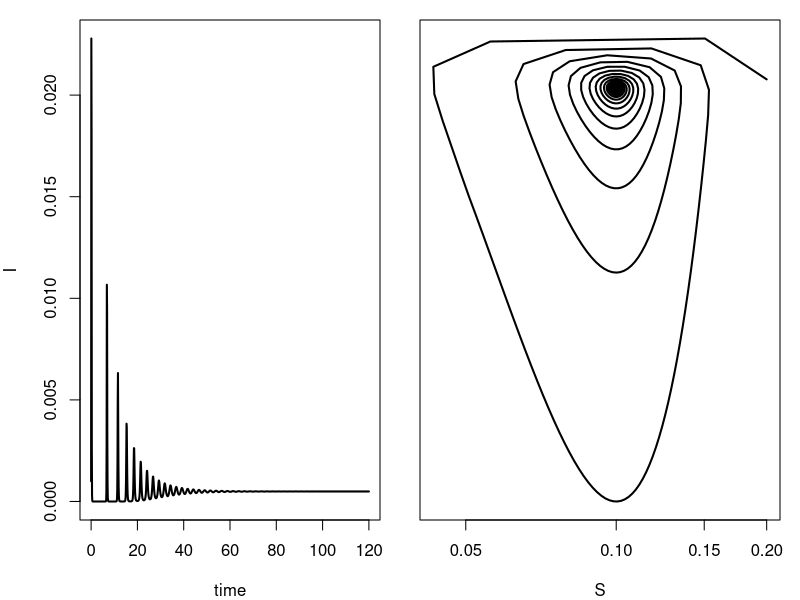
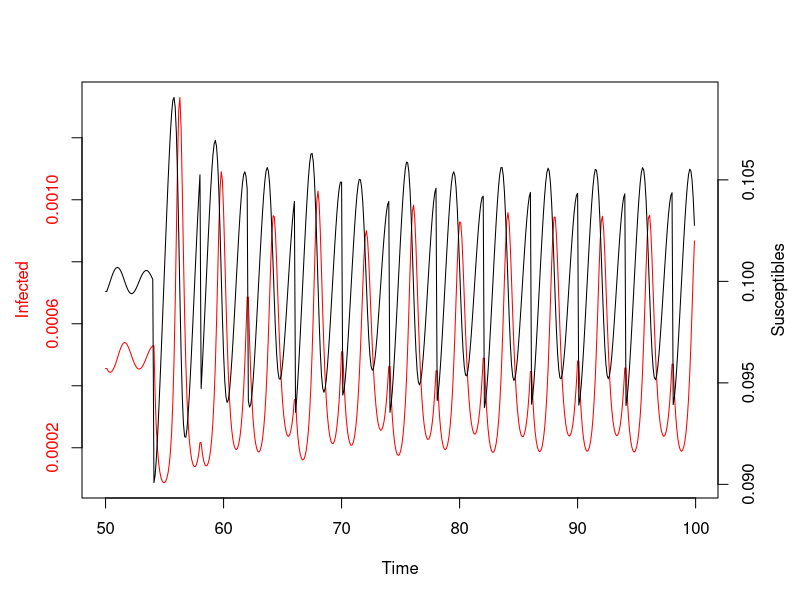
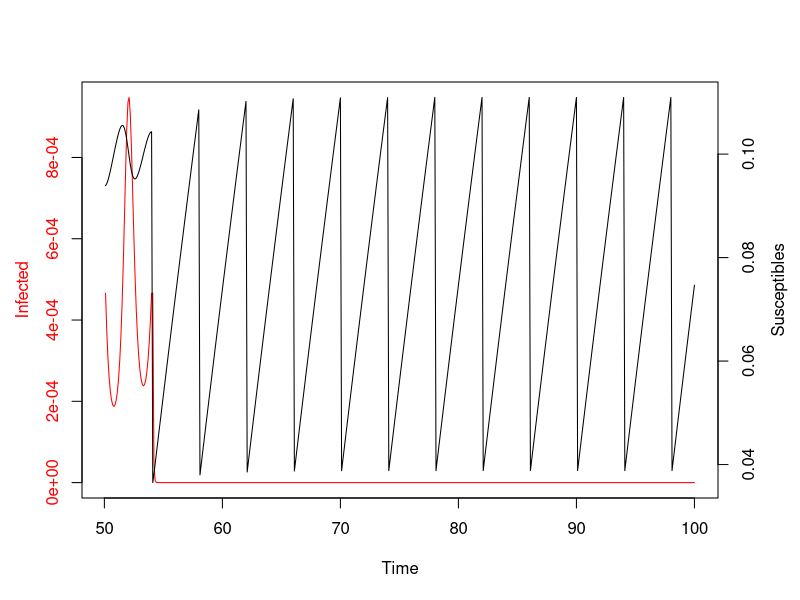

Source code (R) for these figures, in order: (Note: this script raises an error after producing the figures.)
### R code from vignette source 'pulsed-vaccination.rnw'

require(deSolve)                          #deSolve library needed for this computing session

sir.model.open <- function (t, x, params) {    #here we begin a function with three arguments
  S <- x[1]                               #create local variable S, the first element of x
  I <- x[2]                               #create local variable I
  R <- x[3]                               #create local variable R
  with(                                   #we can simplify code using "with"
       as.list(params),                   #this argument to "with" lets us use the variable names
       {                                  #the system of rate equations
         dS <- mu*(S+I+R) - beta*S*I - mu*S
         dI <- beta*S*I - gamma*I - mu*I
         dR <- gamma*I - mu*R
         dx <- c(dS,dI,dR)                #combine results into a single vector dx
         list(dx)                         #return result as a list
       }
       )
}

R0 <- 10
N <-  1					                       #population size
mu <- 0.02                             #per capita birth/death rate
gamma <- 365/10  			                 #recovery rate (in years)
beta <- R0*(gamma+mu)/N 	             #transmission rate
xstart <- c(S=0.2, I=0.001, R=1-0.2-0.001)	 #initial conditions, must sum to one
Tmax <- 120                            #integrate for 200 years after transients
params <- c(beta=beta, gamma=gamma, mu=mu)  #parameter vector
tau <- 0.1                             #size of time step
times <- seq(0, Tmax, by=tau)          #function seq returns a sequence

out <- ode(xstart,times,sir.model.open,params, method='ode45', rtol=1e-7)  

op <- par(fig=c(0,0.5,0,1),mar=c(4,4,1,1))                      #set graphical parameters
plot(I~time,data=out, type='l', lwd=2)                          #plot the I variable against time
par(fig=c(0.5,1,0,1),mar=c(4,1,1,1),new=T)                      #re-set graphical parameters
plot(I~S,data=out,log='xy',yaxt='n',xlab='S', type='l', lwd=2)  #plot phase portrait
par(op)                                                         #re-set graphical parameters

xstart <- out[which(out[,1]==50),2:4] # start pulsed vaccination strategies once initial system reached equilibrium

pv <- 0.1                     # fraction of susceptibles vaccinated
Tv <- 4                       # number of years between pulses
vacc.events <- floor(Tmax/Tv) # number of pulses in Tmax years

data <- data.frame(S=out[which(out[,1]==50),2],
                   I=out[which(out[,1]==50),3],
                   R=out[which(out[,1]==50),4])

for(i in 1:vacc.events){
  out <- ode(xstart, seq(tau, Tv, by=tau), sir.model.open, params, method='ode45', rtol=1e-7)
  xstart <- out[dim(out)[1],2:4]        # reset initial condition
  xstart[1] <- (1-pv)*(tail(out,1)[2])  # vaccinate susceptibles
  xstart[3] <- xstart[3]+(pv)*(tail(out,1)[2])  # move to recovered class
  data <- rbind(data,out[,2:4])         # store result
}

data$time <- seq(50, Tmax+50, by=tau)
par(mar=c(5,4,4,4)+0.1)
plot(data$time[1:500], data$I[1:500], type='l', xlab='Time', ylab='', col='red', axes=FALSE)
axis(2, col.axis='red')
mtext(side=2, line=2.5, 'Infected', col='red')
box()
axis(1)
par(new=TRUE)
plot(data$time[1:500], data$S[1:500], type='l', xlab='', ylab='', axes=FALSE, col='black')
axis(4)
mtext(side=4, line=2.5, 'Susceptibles')


# Exercise 1. Why might this periodicity be of interest? 
#             I think periodicity is of interest because this allows strategic control methods. 
#             What might be the consequences of “peaks” and “troughs” for public health?
#             This could lead to targetted vaccination times, or the ordering/stockpiling schedules of certain treatments. 
# Exercise 2. By modifying the value of pv, see if you can locate the vaccination threshold. 
#             
pv.test <- 0.65 # varied this value from 0.1 - 0.8 in 0.2 increments. At 65% coverage, there is an initial infected but now epidemic

data.test <- data.frame(S=out[which(out[,1]==50),2],
                   I=out[which(out[,1]==50),3],
                   R=out[which(out[,1]==50),4])

for(i in 1:vacc.events){
  out <- ode(xstart, seq(tau, Tv, by=tau), sir.model.open, params, method='ode45', rtol=1e-7)
  xstart <- out[dim(out)[1],2:4]        # reset initial condition
  xstart[1] <- (1-pv.test)*(tail(out,1)[2])  # vaccinate susceptibles
  xstart[3] <- xstart[3]+(pv.test)*(tail(out,1)[2])  # move to recovered class
  data.test <- rbind(data.test,out[,2:4])         # store result
}

time <- seq(50, Tmax+50, by=tau) # idk why getting this error, appending time from data 
time <- time[time != "50"]
data.test$time <- time
par(mar=c(5,4,4,4)+0.1)
plot(data.test$time[1:500], data.test$I[1:500], type='l', xlab='Time', ylab='', col='red', axes=FALSE)
axis(2, col.axis='red')
mtext(side=2, line=2.5, 'Infected', col='red')
box()
axis(1)
par(new=TRUE)
plot(data.test$time[1:500], data.test$S[1:500], type='l', xlab='', ylab='', axes=FALSE, col='black')
axis(4)
mtext(side=4, line=2.5, 'Susceptibles')

# Does this agree with the analytically predicted threshold?
# Based on the analytically predicted threshold for an R0 of 10, 
# ((mu*T - pv)* (e^mu*T - 1) + mu*pv*T)/(mu*T(pv - 1 + e^mu*T)) < 1/R0 
threshold <- function(mu, Tv, pv, R0){
  ((mu*Tv - pv)* (exp(1)^(mu*Tv) - 1) + mu*pv*Tv)/(mu*Tv*(pv - 1 + exp(1)^(mu*Tv))) < 1/R0 
}

pv.values <- seq(0.01, 1, by = 0.01)
table(pv.values, threshold(0.02, 4, pv.values, 10))
# In fact, this calculation shows that the threshold is actually slightly lower, 0.55

# Exercise 3. One thing we might be interested in knowing is how our vaccination strategy aﬀects mean disease prevalance. 
#             Devise a strategy to study this question and produce a plot illustrate the result. 

# To study disease prevalence, we will calculate the number of mean I across the time period with varying vaccination prevalance (pv) and vaccination events (Tv)
# First we can calculate the mean I for the originally given conditions. 
mean(data$I)

# It seems reasonable to vary pv at 5% levels
pv.values <- seq(0.05, 1, by = 0.05)
# It seems reasonable to vary vaccination events from 1:50. 
Tv.values <- seq(1, 50, by = 1)

# cross these two vectors to determine all possible vaccination strategies
vacc.strategies <- tidyr::crossing(pv.values, Tv.values)

# Make a function to calculate mean I based on pv and Tv
calc.meanI <- function(pv, Tv){
  vacc.events <- floor(Tmax/Tv)
  data = data.frame(S=out[which(out[,1]==50),2],
                                    I=out[which(out[,1]==50),3],
                                    R=out[which(out[,1]==50),4])
for(i in 1:vacc.events){
  out <- ode(xstart, seq(tau, Tv, by=tau), sir.model.open, params, method='ode45', rtol=1e-7)
  xstart <- out[dim(out)[1],2:4]        # reset initial condition
  xstart[1] <- (1-pv)*(tail(out,1)[2])  # vaccinate susceptibles
  xstart[3] <- xstart[3]+(pv)*(tail(out,1)[2])  # move to recovered class
  data <- rbind(data,out[,2:4])         # store result
}
  mI <- mean(data$I)
  return(mI)
} 

# Run this function on all the possible vaccination parameters 
library(magrittr)
vacc.strategies %<>% mutate(mI = purrr::map2(pv.values, Tv.values, calc.meanI)) # takes about 3 minutes 
vacc.strategies$meanI <- unlist(vacc.strategies$mI)
# plot the mean infection prevalence as a heatmap based on pv and Tv
ggplot(vacc.strategies, aes(x = pv.values, y = Tv.values, fill = meanI)) + 
  geom_tile() +
  labs(x = "Vaccination prevalence", y = "Pulse vaccination frequency (years)", fill = "Infection prevalence (mean)") + 
  scale_fill_viridis_c(direction = -1, labels = function(x){sprintf("%.4f", x)})

 
